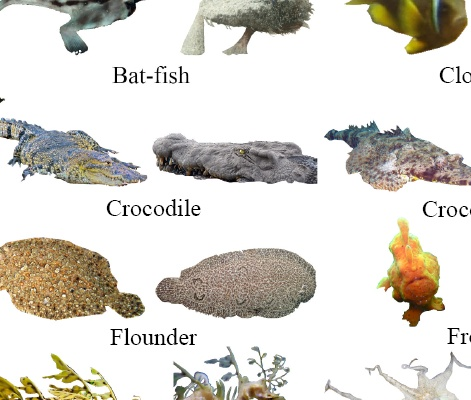
#> input picture phase5/data/camo_scenes/scene_01_marine_flounder.jpg, 471 x 400 px
$ python -i texture_mask.py   (imports and definitions only)   (older library calls are emulated)
#> lines starting #> are read from the running program, lines starting #| are printed output that depends on the picture
"""Low-texture mask: T = a*grad + b*var + c*entropy (each normalised), mask = T <= tau.
Fit tau on a VALIDATION split only (see percentile_tau)."""
import numpy as np, cv2
from skimage.filters.rank import entropy as _entropy
from skimage.morphology import disk

def _norm(x):
    lo, hi = np.percentile(x, 1), np.percentile(x, 99)
    return np.clip((x - lo) / (hi - lo + 1e-9), 0, 1)

def texture_map(rgb, k=15, w=(1/3, 1/3, 1/3)):
    """rgb: HxWx3 uint8 or float in [0,1]. Returns T in [0,1], higher = more texture."""
#> called with k = 15, w = (0.333, 0.333, 0.333)
    img = (rgb * 255).astype(np.uint8) if rgb.dtype != np.uint8 else rgb
    g = cv2.cvtColor(img, cv2.COLOR_RGB2GRAY)
    gf = g.astype(np.float32)
    gx, gy = cv2.Sobel(gf, cv2.CV_32F, 1, 0), cv2.Sobel(gf, cv2.CV_32F, 0, 1)
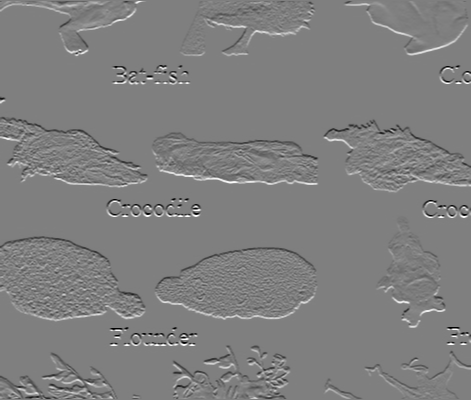
#> gy: shape (400, 471) float32; min -1020, max 1020, mean 0.9; drawn with min black and max white
    grad = cv2.blur(np.sqrt(gx**2 + gy**2), (k, k))
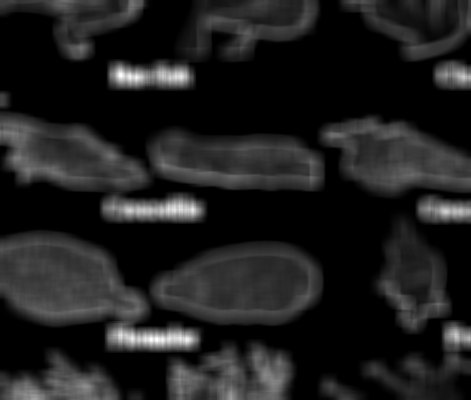
#> grad: shape (400, 471) float32; min 0, max 578.1, mean 69.9; drawn with min black and max white
    mean = cv2.blur(gf, (k, k)); var = np.maximum(cv2.blur(gf**2, (k, k)) - mean**2, 0)
#> after `mean = cv2.blur(gf, (k, k))`:
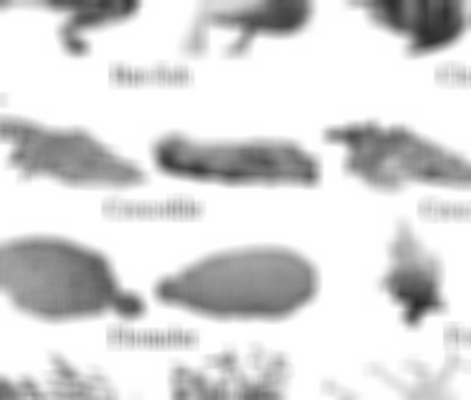
#> mean: shape (400, 471) float32; min 43.4, max 255, mean 216.1
    ent = _entropy(g, disk(k // 2)).astype(np.float32)
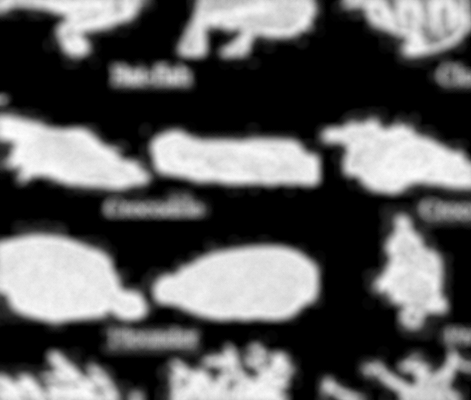
#> ent: shape (400, 471) float32; min 0, max 6.71, mean 2.44; drawn with min black and max white
    return w[0]*_norm(grad) + w[1]*_norm(var) + w[2]*_norm(ent)
#> in _norm, `lo, hi = np.percentile(x, 1), np.percentile(x, 99)`: lo = 0; hi = 379.2
#> in _norm, `return np.clip((x - lo) / (hi - lo + 1e-9), 0, 1)`:
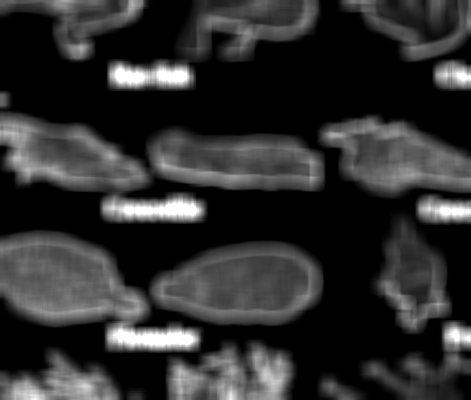
#> returned value: shape (400, 471) float32; min 0, max 1, mean 0.183
#> in _norm (call 2), `lo, hi = np.percentile(x, 1), np.percentile(x, 99)`: hi = 8566.6
#> in _norm (call 2), `return np.clip((x - lo) / (hi - lo + 1e-9), 0, 1)`:
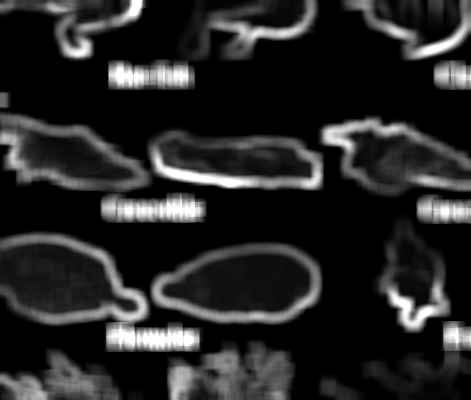
#> returned value: shape (400, 471) float32; min 0, max 1, mean 0.152
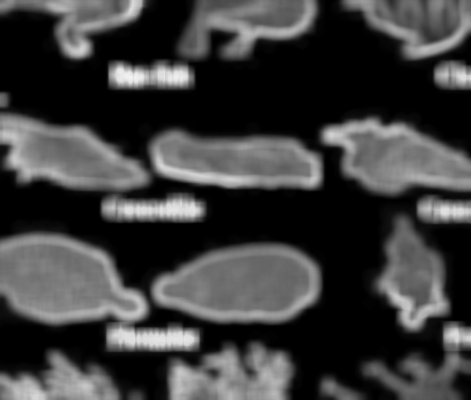
#> returned value: shape (400, 471) float32; min 0, max 0.951, mean 0.238

def percentile_tau(T_list, pct=20):
    """Global threshold = pct-th percentile of T over a validation set."""
    return float(np.percentile(np.concatenate([t.ravel() for t in T_list]), pct))

def low_texture_mask(T, tau, min_area=500, close_k=7):
    m = (T <= tau).astype(np.uint8)
    m = cv2.morphologyEx(m, cv2.MORPH_CLOSE, np.ones((close_k, close_k), np.uint8))
    n, lab, stats, _ = cv2.connectedComponentsWithStats(m, 8)
    keep = np.zeros_like(m)
    for i in range(1, n):
        if stats[i, cv2.CC_STAT_AREA] >= min_area:
            keep[lab == i] = 1
    return keep.astype(bool)

>>> import cv2
>>> picture = cv2.cvtColor(cv2.imread('../data/camo_scenes/scene_01_marine_flounder.jpg'), cv2.COLOR_BGR2RGB)
>>> result = texture_map(picture)

$ run again, on phase5/data/camo_scenes/scene_02_marine_cuttlefish.jpg
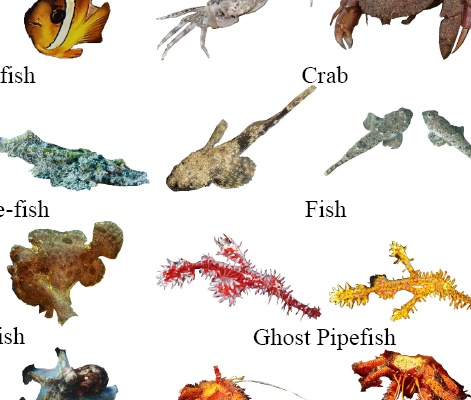
#> input picture phase5/data/camo_scenes/scene_02_marine_cuttlefish.jpg, 471 x 400 px
#> in texture_map, `ent = _entropy(g, disk(k // 2)).astype(np.float32)`:
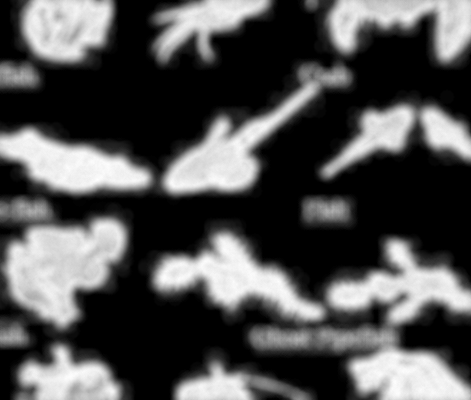
#> ent: shape (400, 471) float32; min 0, max 6.76, mean 2.16; drawn with min black and max white
#> lo = 0; hi = 396.5
#> in texture_map, `return w[0]*_norm(grad) + w[1]*_norm(var) + w[2]*_norm(ent)`:
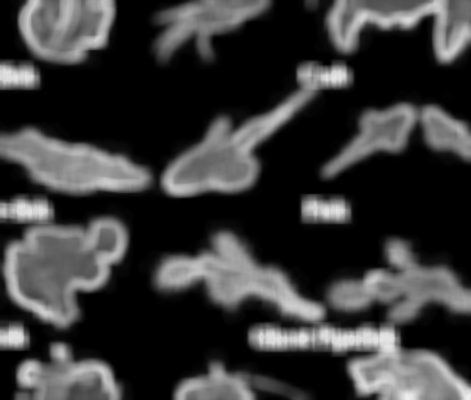
#> returned value: shape (400, 471) float32; min 0, max 0.94, mean 0.222
